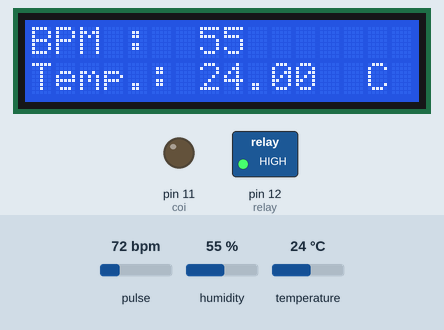
Bench run of a sketch on a simulated Arduino Uno, built with avr-gcc and run on an emulated ATmega328P. Parts: 16×2 character LCD, switched loads named in the sketch (green lamp = pin HIGH), output pins drawn as LEDs (lit = HIGH). Dashed ring = blinking. The inputs (shaded band) are chosen by the test bench; at power-on: temperature 24 °C, pulse 72 bpm, humidity 55 %. What the sketch prints to the serial monitor is not drawn.

Above: at 2.2 s.
2.3 s: temperature set to 16 °C
At 6.0 s:
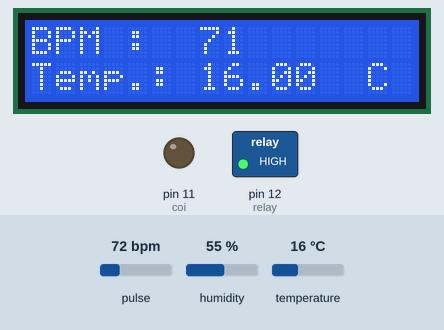
6.1 s: temperature set to 13 °C
At 9.0 s:
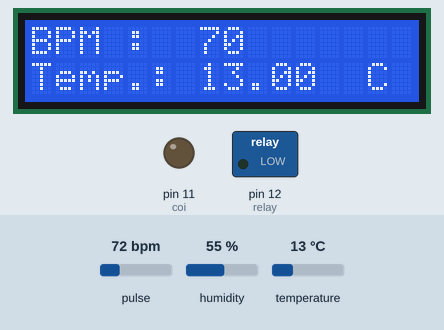
12.6 s: pulse set to 98 bpm
At 13.7 s:
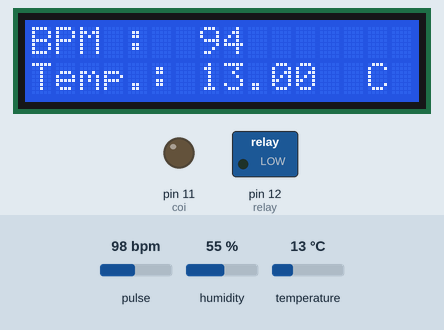
15.4 s: pulse set to 103 bpm
At 21.5 s:
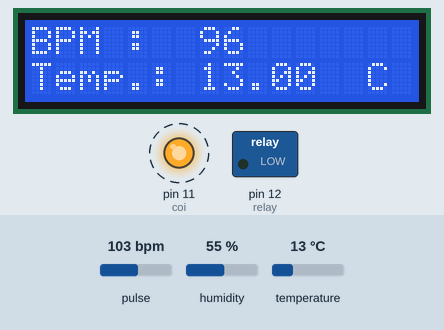
21.6 s: pulse set to 59 bpm
At 24.7 s:
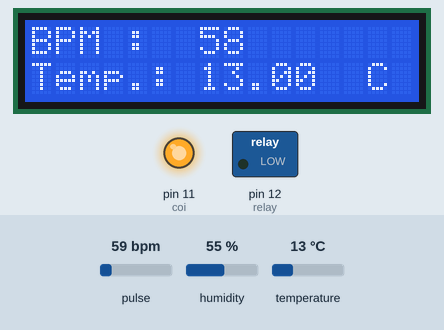
24.8 s: temperature set to 4 °C
At 27.2 s:
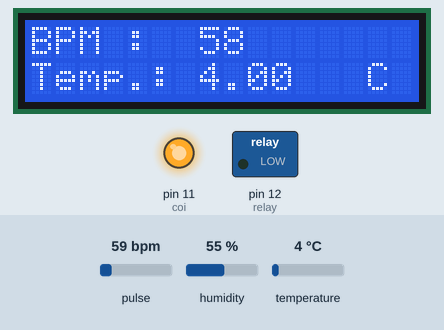
Timing chart, 0 to 28.7 s (numbered marks = the images above; inputs shaded):
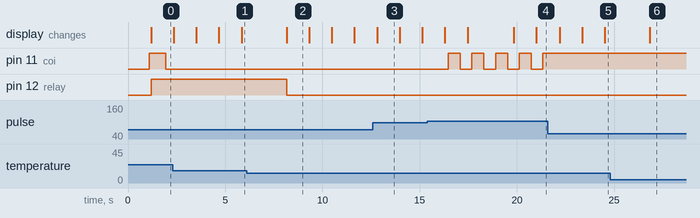

Measured:
- the behaviour switches between 15 and 14 °C on temperature (found by bisection; images 1 and 2)
- the behaviour switches between 100 and 101 bpm on pulse (found by bisection; images 3 and 4)
- after the input at 6.1 s, pin 12 (relay): HIGH → LOW after 2.1 s; the display: changes after 2.1 s (image 2)
- after the input at 12.6 s, the display: changes after 0.21 s (image 3)
- after the input at 15.4 s, pin 11 (coi): alternates HIGH for 0.62 s and LOW for 0.60 s, starting after 1.1 s
- after the input at 21.6 s, pin 11 (coi): stops changing and stays HIGH; the display: first changes after 0.60 s (image 5 shows a later state)
- after the input at 24.8 s, the display: changes after 2.0 s (image 6)

The sketch:

Do_nhip_tim_va_nhiet_do.ino
```cpp
/*  Getting_BPM_to_Monitor prints the BPM to the Serial Monitor, using the least lines of code and PulseSensor Library.
 *  Tutorial Webpage: https://pulsesensor.com/pages/getting-advanced
 *
--------Use This Sketch To------------------------------------------
1) Displays user's live and changing BPM, Beats Per Minute, in Arduino's native Serial Monitor.
2) Print: "♥  A HeartBeat Happened !" when a beat is detected, live.
2) Learn about using a PulseSensor Library "Object".
4) Blinks LED on PIN 13 with user's Heartbeat.
--------------------------------------------------------------------*/
#include "DHT.h"

#define DHTPIN A1     // Digital pin connected to the DHT sensor
#define DHTTYPE DHT11   // DHT 11
DHT dht(DHTPIN, DHTTYPE);
#include "Wire.h"
#include "Adafruit_LiquidCrystal.h"

// initialize the library with the numbers of the interface pins
Adafruit_LiquidCrystal lcd(4, 3, 5,6,7,8);
/* LCD RS pin to digital pin 12
 * LCD Enable pin to digital pin 11
 * LCD D4 pin to digital pin 5
 * LCD D5 pin to digital pin 4
 * LCD D6 pin to digital pin 3
 * LCD D7 pin to digital pin 2*/

#include <SoftwareSerial.h>
SoftwareSerial Ser(9, 10);
int myBPM =60;
float temp;
#include <Wire.h>
#include "MAX30105.h"

#include "heartRate.h"

MAX30105 particleSensor;

const byte RATE_SIZE = 4; //Increase this for more averaging. 4 is good.
byte rates[RATE_SIZE]; //Array of heart rates
byte rateSpot = 0;
long lastBeat = 0; //Time at which the last beat occurred

float beatsPerMinute;
int beatAvg;
long times;
#define coi 11
#define relay 12
void setup() {
  dht.begin();
lcd.begin(16, 2);
  pinMode(coi, OUTPUT);
  pinMode(relay, OUTPUT);
  digitalWrite(relay, LOW);
  Serial.begin(9600);          // For Serial Monitor
  Ser.begin(9600);
  delay(1000);
  if (!particleSensor.begin(Wire, I2C_SPEED_FAST)) //Use default I2C port, 400kHz speed
  {
    Serial.println("MAX30105 was not found. Please check wiring/power. ");
    while (1);
  }
  Serial.println("Place your index finger on the sensor with steady pressure.");

  particleSensor.setup(); //Configure sensor with default settings
  particleSensor.setPulseAmplitudeRed(0x0A); //Turn Red LED to low to indicate sensor is running
  particleSensor.setPulseAmplitudeGreen(0); //Turn off Green LED
}


void loop() {


  read_BMP();

  if(millis() - times >= 1100){
    read_temp();
  String data = (String(temp) + "," + String(myBPM));
  Ser.println(data);
  Serial.println(data);
  times = millis();
  }
}
void read_BMP(){
  long irValue = particleSensor.getIR();

  if (checkForBeat(irValue) == true)
  {
    //We sensed a beat!
    long delta = millis() - lastBeat;
    lastBeat = millis();

    beatsPerMinute = 60 / (delta / 1000.0);

    if (beatsPerMinute < 255 && beatsPerMinute > 20)
    {
      rates[rateSpot++] = (byte)beatsPerMinute; //Store this reading in the array
      rateSpot %= RATE_SIZE; //Wrap variable

      //Take average of readings
      beatAvg = 0;
      for (byte x = 0 ; x < RATE_SIZE ; x++)
        beatAvg += rates[x];
      beatAvg /= RATE_SIZE;
    }
  }

  Serial.print("IR=");
  Serial.print(irValue);
  Serial.print(", BPM=");
  Serial.print(beatsPerMinute);
  Serial.print(", Avg BPM=");
  Serial.print(beatAvg);
  myBPM = beatsPerMinute;
  if(myBPM >= 100 || myBPM < 60){
    digitalWrite(coi, HIGH);

  }
  else digitalWrite(coi, LOW);
  if(temp >= 40 || temp < 15){
    digitalWrite(relay, LOW);
  }
  else digitalWrite(relay, HIGH);

  if (irValue < 50000)
    Serial.print(" No finger?");

  Serial.println();
}
void read_temp()
{
  float t = dht.readTemperature();
  temp =  t;
  Serial.print("Temperature:");
  Serial.println(temp);

  lcd.clear();
  lcd.setCursor(0, 0);
  lcd.print("BPM :");
  lcd.setCursor(7, 0);
  lcd.print(myBPM);
  lcd.setCursor(0, 1);
  lcd.print("Temp.:");
  lcd.setCursor(7, 1);
  lcd.print(temp);
  lcd.setCursor(13, 1);
  lcd.print(" C");
}
```
